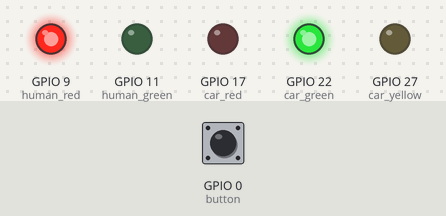
The program below on a simulated Raspberry Pi (BCM pin numbers). On the bench: output pins drawn as LEDs (lit = HIGH). The test bench sets the inputs (shaded band); at power-on: GPIO 0 (button) HIGH.

Above: at 1.2 s.
1.3 s: GPIO 0 (button) pulled LOW for 0.15 s
At 4.1 s:
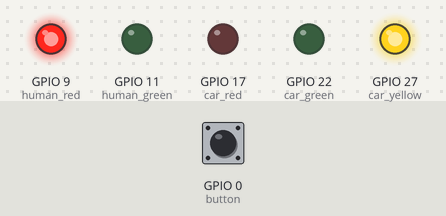
At 5.1 s:
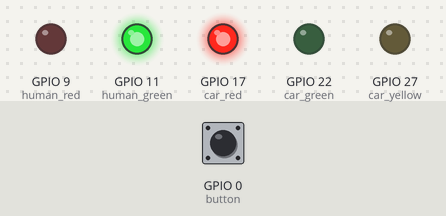
Timing chart, 0 to 10.4 s (numbered marks = the images above; inputs shaded):
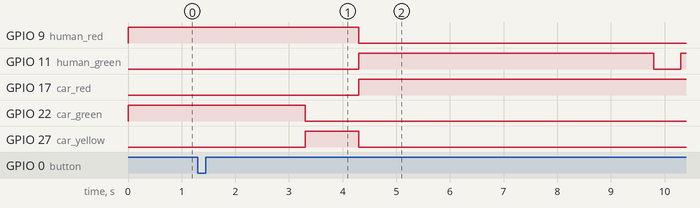

The program:

crossline2.py
```python
from gpiozero import Button, LED
from time import sleep

car_red = LED(17)
car_yellow = LED(27)
car_green = LED(22)

human_red = LED(9)
human_green = LED(11)

button = Button(0)

while True:
    car_red.off()
    human_green.off()
    car_green.on()
    human_red.on()

    if button.is_pressed:
        sleep(2)

        car_green.off()
        car_yellow.on()

        sleep(1)

        car_yellow.off()
        car_red.on()
        human_red.off()
        human_green.on()

        sleep(5)
        for i in range(0,3):
            sleep(0.5)
            human_green.off()
            sleep(0.5)
            human_green.on()
        
```

Measured:
- after the input at 1.3 s, GPIO 9 (human_red): HIGH → LOW after 3.0 s; GPIO 11 (human_green): LOW → HIGH after 3.0 s, → LOW 5.5 s later, → HIGH 0.50 s later; GPIO 17 (car_red): LOW → HIGH after 3.0 s; GPIO 22 (car_green): HIGH → LOW after 2.0 s; GPIO 27 (car_yellow): LOW → HIGH after 2.0 s, → LOW 1.0 s later
